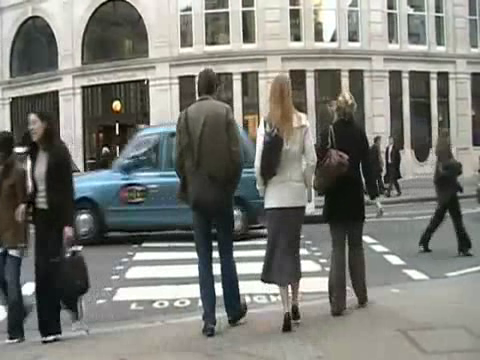
#> input picture frame 54 of p6_particle_filter/input/pedestrians.avi, 480 x 360 px, given in place of noisy_debate.avi, which was not available
$ python main_noisy_tracking.py
#> lines starting #> are read from the running program, lines starting #| are printed output that depends on the picture; pictures that were not available may be replaced by others from this repository, and a replacement may not be noted
### p6_particle_filter/ps6_functions.py
#!/usr/bin/env python3
# -*- coding: utf-8 -*-
"""
Created on Wed Oct 10 10:30:10 2018

@author: jinzhao
"""
import cv2
import numpy as np

# [8 lines left out: function img_show, not called in this run]

def get_frame(video_path, idx_frame):
#> called with video_path = 'input/noisy_debate.avi', idx_frame = 0
    cap = cv2.VideoCapture(video_path)

    n_frame = int(cap.get(cv2.CAP_PROP_FRAME_COUNT))
    if idx_frame >= n_frame:
        raise ValueError('Invalid frame index!')

    count = 0
    while(True):
        ret, frame = cap.read()
#> frame is the input picture: shape (360, 480, 3); mean B, G, R 116.8, 122.9, 122
        if count == idx_frame:
            return frame
        count += 1

def load_file(file_name):
#> called with file_name = 'noisy_debate.txt'
    file = open(file_name, 'r')
#> (reads p6_particle_filter/input/noisy_debate.txt from the repository)
    pos = np.float64(file.readline().strip().split())
    size = np.float64(file.readline().strip().split())
    file.close()
    pos = pos.astype('int64')
    size = size.astype('int64')
    x_min, y_min = pos
    size_x, size_y = size
    return x_min, y_min, size_x, size_y

# [16 lines left out: functions draw_bounding_box, visualize_frame_naive, not called in this run]

def visualize_frame(frame, S, model, opt_state, std):
    #1. Draw particles
    for particle in S:
        cv2.circle(frame, (particle.state[0], particle.state[1]), 1, (255, 0, 0), -1)

    #2. Draw the bounding box with weighted sum (optimal) particle
    size_y, size_x = model.shape
    x_start = opt_state[0] - size_x//2
    y_start = opt_state[1] - size_y//2

    cv2.circle(frame, (opt_state[0], opt_state[1]), 2, (0, 0, 255), -1)
    cv2.rectangle(frame, (x_start, y_start), (x_start+size_x, y_start+size_y), (0, 255, 0), 3) # UL corner -- DR corner

    #3. Draw the spread of the distribution
    cv2.circle(frame, (opt_state[0], opt_state[1]), int(std), (255, 255, 255), 0)

    return frame


# ------ ------ ------ ------ ------ ------ ------ ------ ------ ------ ------ ------ ------ ------ ------
class Particle:
    def __init__(self, state, weight):
        self.state = state
        self.weight = weight
    def normalize_weight(self, sum_weight):
        self.weight /= sum_weight

class ParticleTracker:
    def __init__(self, model, sample_space, std_control=10, n_particles=100, std_MSE=20, alpha = 0):
        self.model = model
        self.sample_space = sample_space

        self.std_control = std_control
        self.n_particles = n_particles
        self.std_MSE = std_MSE
        self.alpha = alpha

        self.init_particles()

    def init_particles(self):
        self.S = [0] * self.n_particles
        x_min, y_min, x_max, y_max = self.sample_space # Caution the order
        for i in range(self.n_particles):
            state = np.array([[np.random.uniform(x_min, x_max)], \
                     [np.random.uniform(y_min, y_max)]])
            weight = 1 / self.n_particles
            particle = Particle(state, weight)
            self.S[i] = particle

    def update(self, frame): # refer to the slide
        S_tmp = [0] * self.n_particles # will store the updated particle temporarily
        sum_weight = 0
        for i in range(self.n_particles):
            idx_particle = self.particle_resample()
            state = self.particle_control(idx_particle, frame)
            weight = self.compute_importance_weight(state, frame)
            sum_weight += weight
            S_tmp[i] = Particle(state, weight)
        for i in range(self.n_particles):
            particle = S_tmp[i]
            particle.normalize_weight(sum_weight) # Keep state but normalize the weight
            self.S[i] = particle
        if self.alpha != 0: # This condition is trivial. I put here just for future reference
            self.update_appearance_model(frame)
    def particle_resample(self):
        # Roulette wheel selection
        rand_weight = np.random.random_sample() # Return random floats in [0.0, 1.0)
        sum_weight = 0
        for idx in range(self.n_particles):
            particle = self.S[idx]
            sum_weight += particle.weight
            if sum_weight > rand_weight:
                return idx

    def particle_control(self, idx_particle, frame):
        noise = np.random.normal(0, self.std_control, (2, 1))
        particle = self.S[idx_particle]
        state = particle.state + noise

        state[0, 0] = np.clip(state[0, 0], 0, frame.shape[1])
        state[1, 0] = np.clip(state[1, 0], 0, frame.shape[0])
        state = state.astype('int64')

        return state

    def compute_importance_weight(self, state, frame):
        size_y, size_x = self.model.shape

        x_start = state[0, 0]-size_x//2
        y_start = state[1, 0]-size_y//2
        x_end = x_start + size_x
        y_end = y_start + size_y

        particle_patch = frame[y_start : y_end, x_start : x_end]

        if particle_patch.shape != self.model.shape:
            return 0
        else:
            MSE = np.mean((self.model - particle_patch)**2)
            weight = np.exp( - MSE / (2*self.std_MSE**2) )
            return weight

    # [24 lines left out: functions update_appearance_model, determine_best_state, not called in this run]

    def determine_weightedSum_state(self):
        best_state = np.zeros((2, 1))
        for i in range(self.n_particles):
            best_state += self.S[i].state * self.S[i].weight
        best_state = best_state.astype('int64')

        return best_state

    def compute_spreadOfDistribution(self):
        opt_state = self.determine_weightedSum_state()
        std = 0
        for i in range(self.n_particles):
            std += self.S[i].weight * np.linalg.norm(self.S[i].state - opt_state)

        return std

    # [37 lines left out: functions visualize_frame, compare_hist, not called in this run]

class ParticleTracker_MSL:
    # [137 lines left out: functions __init__, init_particles, update, particle_resample, particle_control, compute_importance_weight and 5 more, not called in this run]


### p6_particle_filter/main_noisy_tracking.py
#!/usr/bin/env python3
# -*- coding: utf-8 -*-
"""
Created on Wed Oct 10 09:30:37 2018

@author: jinzhao
"""

import cv2
import numpy as np
from ps6_functions import *
import time

if __name__ == "__main__":
    video_path = 'input/noisy_debate.avi'
    cap = cv2.VideoCapture(video_path)

    # 1-a-1
    # ------------------------------------------------------------------------
    frame_init_rgb = get_frame(video_path, 0) # Gray image
    x_start, y_start, size_x, size_y = load_file('noisy_debate.txt')
    frame_draw = cv2.rectangle(frame_init_rgb, (x_start, y_start), (x_start+size_x, y_start+size_y), (0, 255, 0), 3) # UL corner -- DR corner
    #img_show([frame_draw])
    #cv2.imwrite('output/ps6-1-a-1.png', frame_draw[y_start:y_start+size_y, x_start:x_start+size_x])

    # 1-a-2,3,4
    # ------------------------------------------------------------------------
    width = cap.get(cv2.CAP_PROP_FRAME_WIDTH)
    height = cap.get(cv2.CAP_PROP_FRAME_HEIGHT)

    out = cv2.VideoWriter("output_noisy.avi", cv2.VideoWriter_fourcc(*"MJPG"), 30, (int(width), int(height)))
    frame_init = cv2.cvtColor(frame_init_rgb, cv2.COLOR_BGR2GRAY).astype('float64')
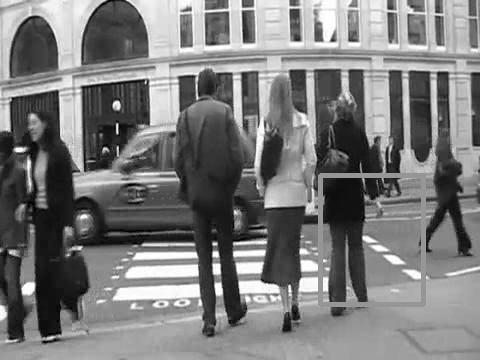
#> frame_init: shape (360, 480) float64; min 0, max 255, mean 122.3
    model = frame_init[y_start:y_start+size_y, x_start:x_start+size_x]
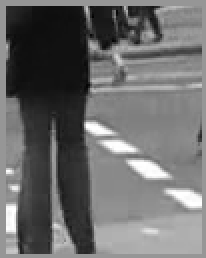
#> model: shape (129, 103) float64 (shown 2 times larger); min 1, max 255, mean 108.1
    sample_space = (0, 0, width, height)

    tracker = ParticleTracker(model, sample_space)
    count = 0
    while(cap.isOpened()):
        ret, frame_rgb = cap.read()
        frame_gray = cv2.cvtColor(frame_rgb, cv2.COLOR_BGR2GRAY).astype('float64')
        if not ret:
            break # unsuccessful reading

        tracker.update(frame_gray)
#> the loop in update, `for i in range(self.n_particles):` made 100 passes
#> pass 1, in compute_importance_weight, `particle_patch = frame[y_start : y_end, x_start : x_end]`:
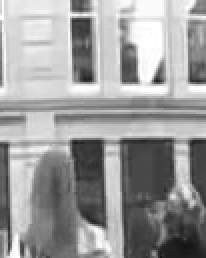
#> particle_patch: shape (129, 103) float64 (shown 2 times larger); min 19, max 255, mean 155.5
#> pass 3, in compute_importance_weight (call 3), `particle_patch = frame[y_start : y_end, x_start : x_end]`:
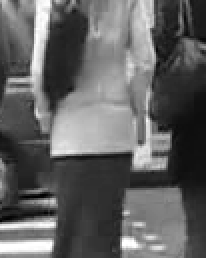
#> particle_patch: shape (129, 103) float64 (shown 2 times larger); min 0, max 255, mean 97.9
        #best_state = tracker.determine_optimal_state()
        opt_state = tracker.determine_weightedSum_state()
        std = tracker.compute_spreadOfDistribution()

        #frame_draw = visualize_frame_naive(frame_rgb, model, opt_state)
        frame_draw = visualize_frame(frame_rgb, tracker.S, model, opt_state, std)
#> the loop in visualize_frame, `for particle in S:` made 1 pass
#> (the run stopped early here; a loop or call above may not have finished)
